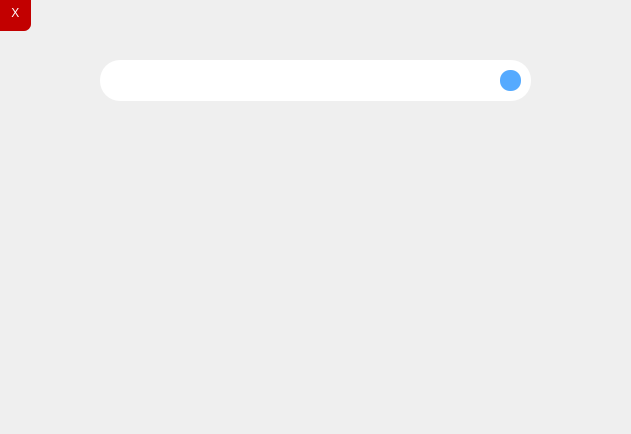
<?xml version="1.0" encoding="UTF-8"?>
<ui version="4.0">
 <class>MainWindow</class>
 <widget class="QMainWindow" name="MainWindow">
  <property name="geometry">
   <rect>
    <x>0</x>
    <y>0</y>
    <width>631</width>
    <height>434</height>
   </rect>
  </property>
  <property name="windowTitle">
   <string>MainWindow</string>
  </property>
  <property name="styleSheet">
   <string notr="true"/>
  </property>
  <widget class="QWidget" name="centralwidget">
   <widget class="QLineEdit" name="queryBox">
    <property name="geometry">
     <rect>
      <x>100</x>
      <y>60</y>
      <width>431</width>
      <height>41</height>
     </rect>
    </property>
    <property name="styleSheet">
     <string notr="true">border-radius: 20px 20px 20px 20px;
padding: 0px 12px 0px 12px;
font: 57 14pt &quot;Yu Gothic Medium&quot;;</string>
    </property>
   </widget>
   <widget class="QLabel" name="label">
    <property name="geometry">
     <rect>
      <x>0</x>
      <y>0</y>
      <width>631</width>
      <height>1121</height>
     </rect>
    </property>
    <property name="styleSheet">
     <string notr="true">border-image: url(&quot;IMAGES/blend_bg.png&quot;) 0 0 0 0 stretch stretch;</string>
    </property>
    <property name="text">
     <string/>
    </property>
   </widget>
   <widget class="QPushButton" name="pushButton">
    <property name="geometry">
     <rect>
      <x>-20</x>
      <y>-20</y>
      <width>51</width>
      <height>51</height>
     </rect>
    </property>
    <property name="whatsThis">
     <string>&lt;html&gt;&lt;head/&gt;&lt;body&gt;&lt;p&gt;Close&lt;/p&gt;&lt;/body&gt;&lt;/html&gt;</string>
    </property>
    <property name="styleSheet">
     <string notr="true">QPushButton {
	border-radius: 7px;
	font: 87 12pt &quot;Segoe UI Black&quot;;
	background-color: rgb(194, 0, 0);
	color: rgb(255, 255, 255)
}

QPushButton:pressed {
    background-color: rgb(255, 0, 0);
}</string>
    </property>
    <property name="text">
     <string>      
        X  </string>
    </property>
   </widget>
   <widget class="QTextBrowser" name="textDisplay">
    <property name="geometry">
     <rect>
      <x>30</x>
      <y>140</y>
      <width>571</width>
      <height>221</height>
     </rect>
    </property>
    <property name="styleSheet">
     <string notr="true">QTextBrowser{
	background-color: transparent;
	border: none;
	color: white;
	font: 10pt &quot;Consolas&quot;;
}

QScrollBar:vertical {
	border: none;
    background: none;
    width:3px;
    margin: 0px 0px 0px 0px;
}
QScrollBar::handle:vertical {
    background: rgb(117, 0, 175);
    min-height: 0px;
}

QScrollBar::add-line:vertical {
    background: qlineargradient(x1:0, y1:0, x2:1, y2:0,
    stop: 0  rgb(32, 47, 130), stop: 0.5 rgb(32, 47, 130),  stop:1 rgb(32, 47, 130));
    height: 0px;
    subcontrol-position: bottom;
    subcontrol-origin: margin;
}

QScrollBar::sub-line:vertical {
    background: qlineargradient(x1:0, y1:0, x2:1, y2:0,
    stop: 0  rgb(32, 47, 130), stop: 0.5 rgb(32, 47, 130),  stop:1 rgb(32, 47, 130));
    height: 0 px;
    subcontrol-position: top;
    subcontrol-origin: margin;
}

QScrollBar:horizontal {
	border: none;
    background: none;
    height:3px;
    margin: 0px 0px 0px 0px;
}
QScrollBar::handle:horizontal {
    background: rgb(117, 0, 175);
    min-width: 0px;
}

QScrollBar::add-line:horizontal {
    background: qlineargradient(x1:0, y1:0, x2:1, y2:0,
    stop: 0  rgb(32, 47, 130), stop: 0.5 rgb(32, 47, 130),  stop:1 rgb(32, 47, 130));
    width: 0px;
    subcontrol-position: bottom;
    subcontrol-origin: margin;
}

QScrollBar::sub-line:horizontal {
    background: qlineargradient(x1:0, y1:0, x2:1, y2:0,
    stop: 0  rgb(32, 47, 130), stop: 0.5 rgb(32, 47, 130),  stop:1 rgb(32, 47, 130));
    width: 0 px;
    subcontrol-position: top;
    subcontrol-origin: margin;
}

</string>
    </property>
   </widget>
   <widget class="QLabel" name="loader">
    <property name="geometry">
     <rect>
      <x>110</x>
      <y>140</y>
      <width>351</width>
      <height>181</height>
     </rect>
    </property>
    <property name="text">
     <string/>
    </property>
   </widget>
   <widget class="QPushButton" name="speechRecog">
    <property name="geometry">
     <rect>
      <x>500</x>
      <y>70</y>
      <width>21</width>
      <height>21</height>
     </rect>
    </property>
    <property name="styleSheet">
     <string notr="true">QPushButton {
	border-radius:10px 10px 10px 10px;
	background-color: rgb(85, 170, 255);
}

QPushButton:pressed {
	background-color: rgb(85, 0, 127);
}</string>
    </property>
    <property name="text">
     <string/>
    </property>
   </widget>
   <zorder>label</zorder>
   <zorder>loader</zorder>
   <zorder>queryBox</zorder>
   <zorder>textDisplay</zorder>
   <zorder>pushButton</zorder>
   <zorder>speechRecog</zorder>
  </widget>
 </widget>
 <resources/>
 <connections>
  <connection>
   <sender>pushButton</sender>
   <signal>clicked()</signal>
   <receiver>MainWindow</receiver>
   <slot>close()</slot>
   <hints>
    <hint type="sourcelabel">
     <x>551</x>
     <y>8</y>
    </hint>
    <hint type="destinationlabel">
     <x>604</x>
     <y>277</y>
    </hint>
   </hints>
  </connection>
 </connections>
</ui>
